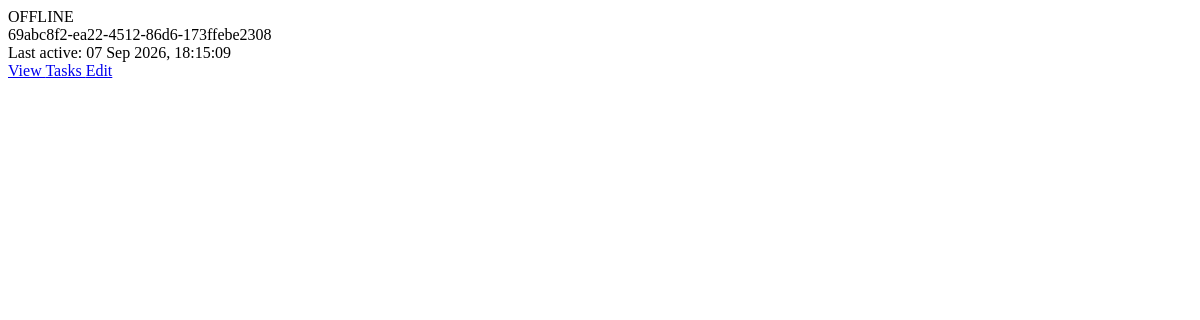
Before: /dashboard/beacons/status with the older database file.
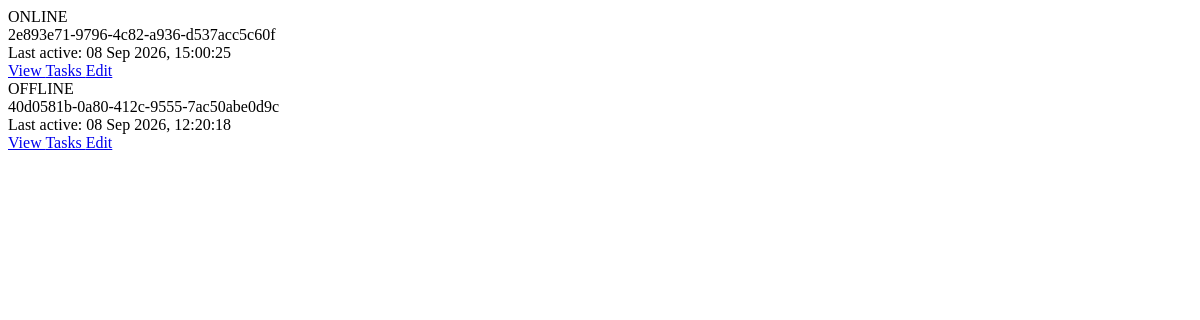
After: the same page with the newer database file.
### db_manager.py (models this page shows)
class Base(DeclarativeBase):
    pass

class Beacon(Base):
    __tablename__ = "beacons"
    id: Mapped[str] = mapped_column(String, primary_key=True)
    public_key: Mapped[str] = mapped_column(String)
    system_info: Mapped[str] = mapped_column(JSON)
    registered_at: Mapped[datetime] = mapped_column(DateTime)
    last_active: Mapped[datetime] = mapped_column(DateTime)
    status: Mapped[str] = mapped_column(String, default="offline")

### dashboard.py (the view)
@dashboard.route("/beacons/status")
def beacon_status():
    with get_session() as session:
        beacons = (
            session.query(Beacon)
            .order_by(Beacon.status.desc(), Beacon.last_active.desc())
            .all()
        )
    return render_template("partials/beacon_list.html", beacons=beacons)

### db_manager.py (called while the page is built)
def get_session():
    return Session(engine)

### templates/partials/beacon_list.html (shortened to what this page needs)
<div class="space-y-4">
    {% for beacon in beacons %}
    <div class="retro-card rounded-xl p-5
                transition duration-100
                hover:bg-[#28251f]">
        <div class="flex flex-col md:flex-row
                    md:items-center md:justify-between
                    gap-5">
            <div class="min-w-0">
                <div class="flex items-center gap-3 mb-3">
                    {% if beacon.status == "online" %}
                    <span class="font-black text-green-400">
                        ONLINE
                    </span>
                    {% else %}
                    <span class="font-black text-red-400">
                        OFFLINE
                    </span>
                    {% endif %}
                </div>
                <div class="font-black text-lg
                           text-[#eee7d8]
                           break-all">
                    {{ beacon.id }}
                </div>
                <div class="mt-2 text-sm text-[#9d988d]
                           flex items-center gap-2">
                    <span>
                        {% if beacon.last_active %}
                        Last active:
                        {{ beacon.last_active.strftime("%d %b %Y, %H:%M:%S") }}
                        {% else %}
                        Last active: Never
                        {% endif %}
                    </span>
                </div>
            </div>
            <div class="flex gap-3 shrink-0">
                <a href="{{ url_for('dashboard.beacon_details', beacon_id=beacon.id) }}" class="retro-btn bg-green-400
                           rounded-lg px-4 py-2
                           font-bold
                           flex items-center gap-2">
                    View
                </a>
                <a href="{{ url_for('task.view_tasks', beacon_id=beacon.id) }}" class="secondary-btn rounded-lg px-3 py-2
           flex items-center justify-center gap-2
           text-sm font-bold">
                    Tasks
                </a>
                <a href="{{ url_for('dashboard.edit_beacon', beacon_id=beacon.id) }}" class="retro-btn bg-yellow-400
                           rounded-lg px-4 py-2
                           font-bold
                           flex items-center gap-2">
                    Edit
                </a>
            </div>
        </div>
    </div>
    {% endfor %}
</div>

Changed rows visible on the page:
removed Beacon: status "OFFLINE", id "69abc8f2-ea22-4512-86d6-173ffebe2308", last_active "07 Sep 2026, 18:15:09"
added Beacon: status "ONLINE", id "2e893e71-9796-4c82-a936-d537acc5c60f", last_active "08 Sep 2026, 15:00:25"
added Beacon: status "OFFLINE", id "40d0581b-0a80-412c-9555-7ac50abe0d9c", last_active "08 Sep 2026, 12:20:18"
